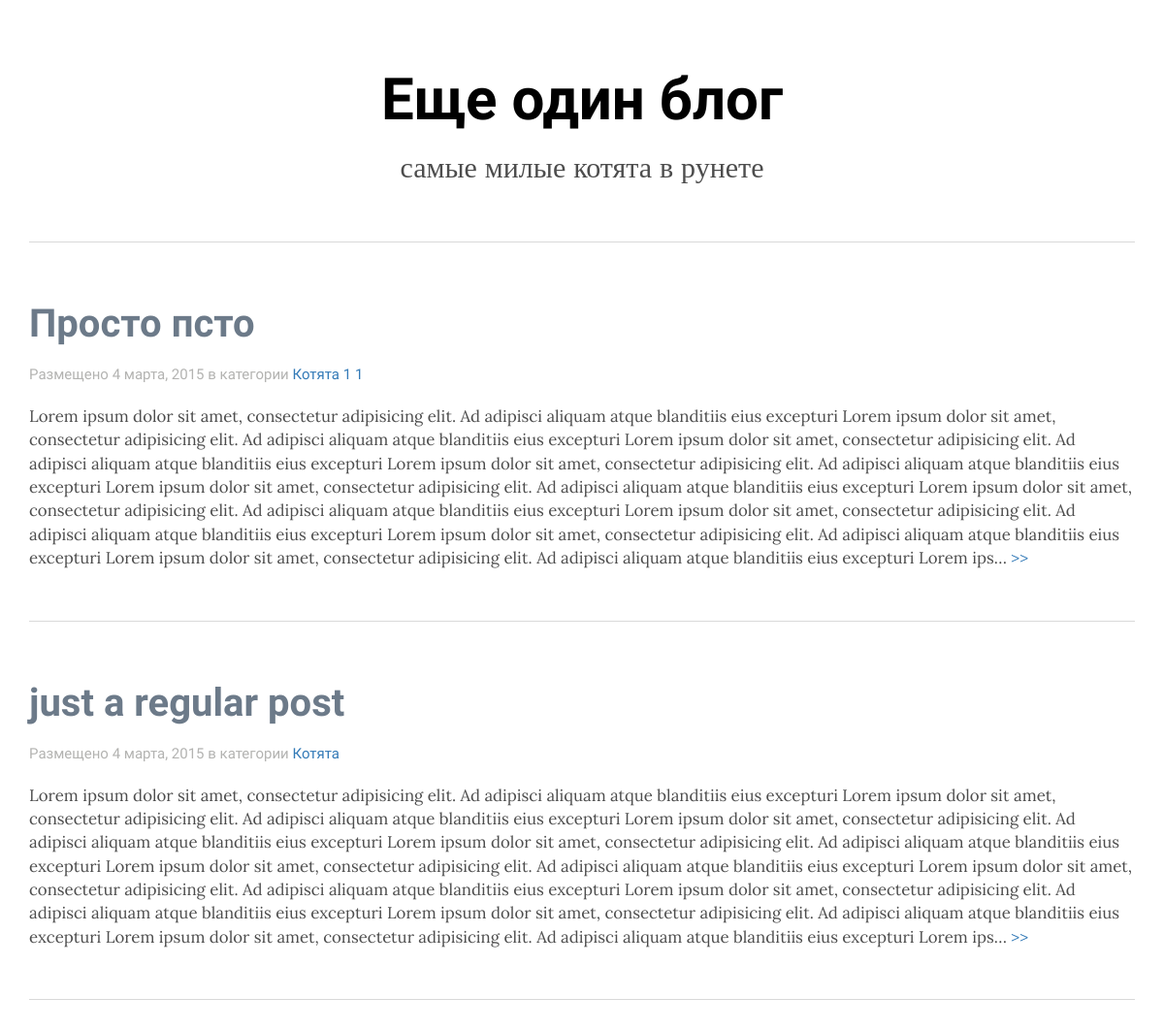
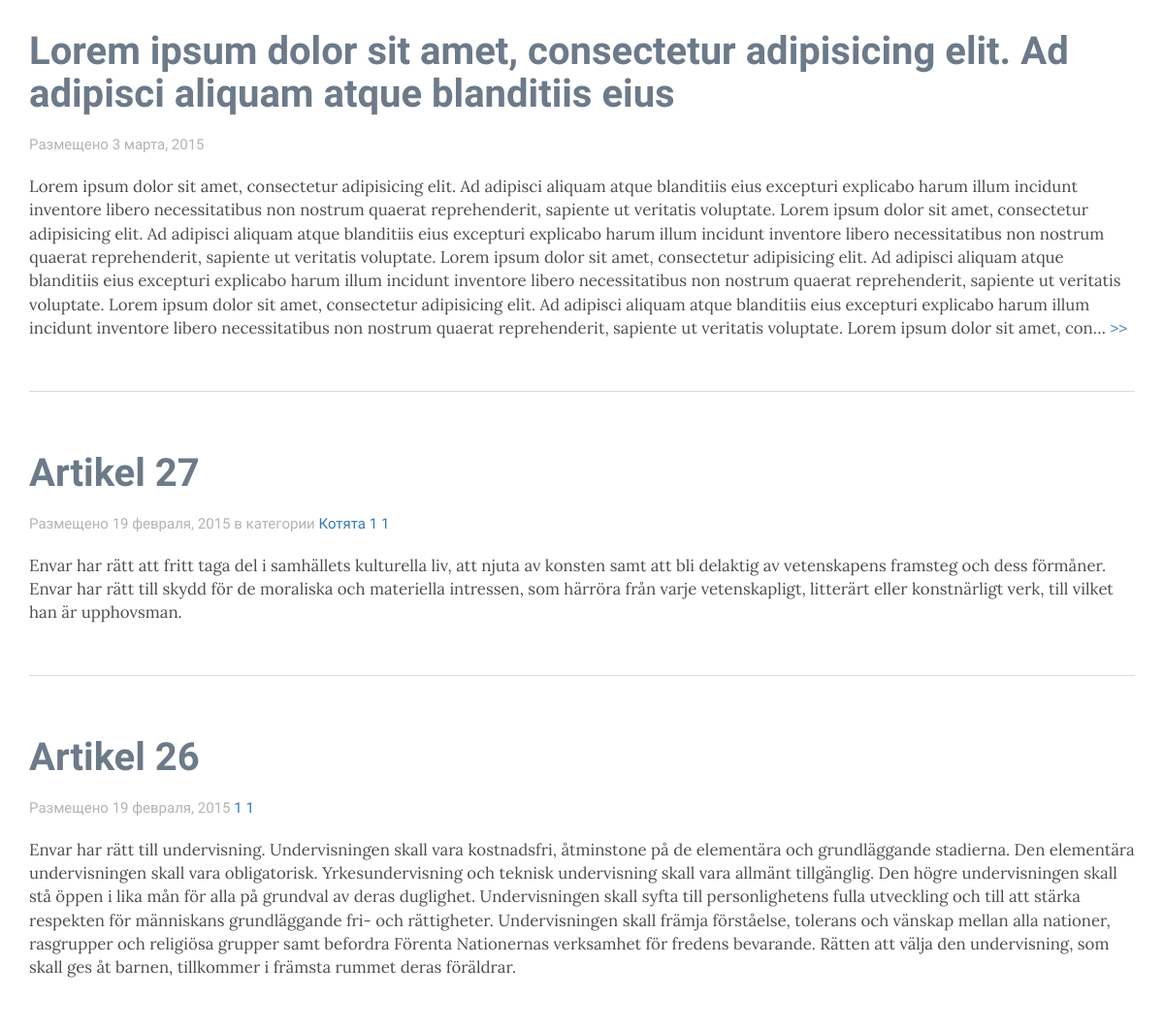
The page / on the database its author committed (2 pictures, top to bottom).
### blogspot/models.py (models this page shows, shortened)
class Blog(models.Model):
    title = models.CharField(max_length=50, blank=True)
    description = models.CharField(max_length=100, blank=True)
    author = models.CharField(max_length=20, blank=True)

class Post(models.Model):
    title = models.CharField(max_length=100)
    body = models.TextField()
    created = models.DateTimeField(auto_now_add=True)
    modified = models.DateTimeField(auto_now=True)
    author = models.ForeignKey(User)
    slug = models.SlugField(default="", unique=True)
    tag = models.ManyToManyField(Tag, blank=True)
    category = models.ForeignKey(Category, null=True)

class Category(models.Model):
    name = models.CharField(max_length=50)
    def __str__(self):
        return self.name

class Comment(models.Model):
    name = models.CharField(max_length=50)
    date = models.DateTimeField(auto_now_add=True, blank=True, null=True)
    email = models.EmailField(max_length=50)
    body = models.TextField()
    post = models.ForeignKey(Post)

### blogspot/views.py (the view)
# urls.py: url(r'^$', views.index),
def index(request, template='index.html', ajax='index_entries.html'):
    blog = models.Blog.objects.get()
    all_posts = models.Post.objects.all().order_by("-created")
    if request.is_ajax():
        template = ajax
    return render(request, template, {'posts': all_posts, 'blog': blog},)

### templates/index.html (shortened to what this page needs)
<!DOCTYPE html>
<html>
<head lang="ru">
    {% load staticfiles %}
    <link rel="stylesheet" href="{% static "bootstrap-3.3.2-dist/css/bootstrap.min.css" %}"/>
    <link rel="stylesheet" href="{% static "css/main.css" %}"/>
</head>
<body>
    <div class="container" id="blog">
        <div class="row">
            <header id="blog-header">
                <h1 id="blog-title"><a href="/">{{ blog.title }}</a></h1>
                <h3 id="blog-description">{{ blog.description }}</h3>
            </header>
        </div>
        <div class="row">
            <div class="col-md-12">
            {% block content %}
                {% if posts %}
                    {% include 'index_entries.html' %}
                {% else %}
                    <p class="alert alert-danger" role="alert">There are no posts to display</p>
                {% endif %}
            {% endblock %}
            </div>
        </div>
    </div>
</body>
</html>

### templates/index_entries.html (shortened to what this page needs)
{% load endless %}
{% for post in posts %}
      <div class="post">
          <h2 class="post-title"><a href="{{ post.slug }}">{{ post.title }}</a></h2>
          <ul class="post-meta list-inline">
              <li><p class="post-date">Размещено {{ post.created|date:'j E, Y' }} {% if post.category %} в категории <a>{{ post.category }}</a> {% endif %}</p></li>
              {% if post.comment_set.all %}
                  {% load pytils_numeral %}
                  <li><a class="post-comments" href="{{ post.slug }}#comments">{{ post.comment_set.all|length }} {{ post.comment_set.all|length|choose_plural:"комментарий, комментария, комментариев" }}</a></li>
              {% endif %}
          </ul>
          {% if post.body|length > 1000 %}
              <p class="post-body">{{ post.body|truncatechars:1000 }} <a href="{{ post.slug }}">>></a></p>
          {% else %}
              <p class="post-body">{{ post.body }}</p>
          {% endif %}
      </div>
  {% endfor %}

### static/css/main.css (style rules this page uses)
#blog-header { text-align: center; }
#blog-title * { font-family: 'Fira Sans', sans-serif; font-weight: 900; font-size: 60px; padding: 0 35px; color: #000; text-decoration: none; }
#blog-description { font-family: 'Lora', serif; color: #4d4d4d; text-transform: lowercase; font-size: 30px; }
#blog-header { padding: 50px 0; }
.post-meta { font-family: 'Fira Sans', sans-serif; font-size: 15px; padding: 10px 0; margin: 0; }
.post-meta > li { padding: 0 }
.post { color: #4d4d4d; padding: 3em 0; border-top: 1px solid #d9d9d9; line-height: 1.5em; }
.post-date { color: #B3B3B1; }
.post-title, .post-title * { text-decoration: none; color: #6C7A89; font-family: 'Fira Sans', sans-serif; font-size: 40px; font-weight: bold; }
.post-body { line-height: 1.45em; font-family: 'Lora', serif; font-size: 1.2em; }
.post-comments { text-decoration: none; }

### rows shown on the page
Blog: title "Еще один блог", description "самые милые котята в рунете"
Post: title "Просто псто", created "4 марта, 2015", category "Котята", comment_set.all|length "1", body "Lorem ipsum dolor sit amet, consectetur adipisicing elit. Ad adipisci aliquam atque blanditiis eius excepturi Lorem ipsum dolor sit amet, consectetur adipisicing elit. Ad adipisci aliquam atque blanditiis eius excepturi Lorem ipsum dolor sit amet, consectetur adipisicing elit. Ad adipisci aliquam atque blanditiis eius excepturi Lorem ipsum dolor sit amet, consectetur adipisicing elit. Ad adipisci aliquam atque blanditiis eius excepturi Lorem ipsum dolor sit amet, consectetur adipisicing elit. Ad adipisci aliquam atque blanditiis eius excepturi Lorem ipsum dolor sit amet, consectetur adipisicing elit. Ad adipisci aliquam atque blanditiis eius excepturi Lorem ipsum dolor sit amet, consectetur…"
Post: title "just a regular post", created "4 марта, 2015", category "Котята", body "Lorem ipsum dolor sit amet, consectetur adipisicing elit. Ad adipisci aliquam atque blanditiis eius excepturi Lorem ipsum dolor sit amet, consectetur adipisicing elit. Ad adipisci aliquam atque blanditiis eius excepturi Lorem ipsum dolor sit amet, consectetur adipisicing elit. Ad adipisci aliquam atque blanditiis eius excepturi Lorem ipsum dolor sit amet, consectetur adipisicing elit. Ad adipisci aliquam atque blanditiis eius excepturi Lorem ipsum dolor sit amet, consectetur adipisicing elit. Ad adipisci aliquam atque blanditiis eius excepturi Lorem ipsum dolor sit amet, consectetur adipisicing elit. Ad adipisci aliquam atque blanditiis eius excepturi Lorem ipsum dolor sit amet, consectetur…"
Post: title "Lorem ipsum dolor sit amet, consectetur adipisicing elit. Ad adipisci aliquam atque blanditiis eius", created "3 марта, 2015", body "Lorem ipsum dolor sit amet, consectetur adipisicing elit. Ad adipisci aliquam atque blanditiis eius excepturi explicabo harum illum incidunt inventore libero necessitatibus non nostrum quaerat reprehenderit, sapiente ut veritatis voluptate. Lorem ipsum dolor sit amet, consectetur adipisicing elit. Ad adipisci aliquam atque blanditiis eius excepturi explicabo harum illum incidunt inventore libero necessitatibus non nostrum quaerat reprehenderit, sapiente ut veritatis voluptate. Lorem ipsum dolor sit amet, consectetur adipisicing elit. Ad adipisci aliquam atque blanditiis eius excepturi explicabo harum illum incidunt inventore libero necessitatibus non nostrum quaerat reprehenderit, sapiente…"
Post: title "Artikel 27", created "19 февраля, 2015", category "Котята", comment_set.all|length "1", body "Envar har rätt att fritt taga del i samhällets kulturella liv, att njuta av konsten samt att bli delaktig av vetenskapens framsteg och dess förmåner. Envar har rätt till skydd för de moraliska och materiella intressen, som härröra från varje vetenskapligt, litterärt eller konstnärligt verk, till vilket han är upphovsman."
Post: title "Artikel 26", created "19 февраля, 2015", comment_set.all|length "1", body "Envar har rätt till undervisning. Undervisningen skall vara kostnadsfri, åtminstone på de elementära och grundläggande stadierna. Den elementära undervisningen skall vara obligatorisk. Yrkesundervisning och teknisk undervisning skall vara allmänt tillgänglig. Den högre undervisningen skall stå öppen i lika mån för alla på grundval av deras duglighet. Undervisningen skall syfta till personlighetens fulla utveckling och till att stärka respekten för människans grundläggande fri- och rättigheter. Undervisningen skall främja förståelse, tolerans och vänskap mellan alla nationer, rasgrupper och religiösa grupper samt befordra Förenta Nationernas verksamhet för fredens bevarande. Rätten att välja…"
